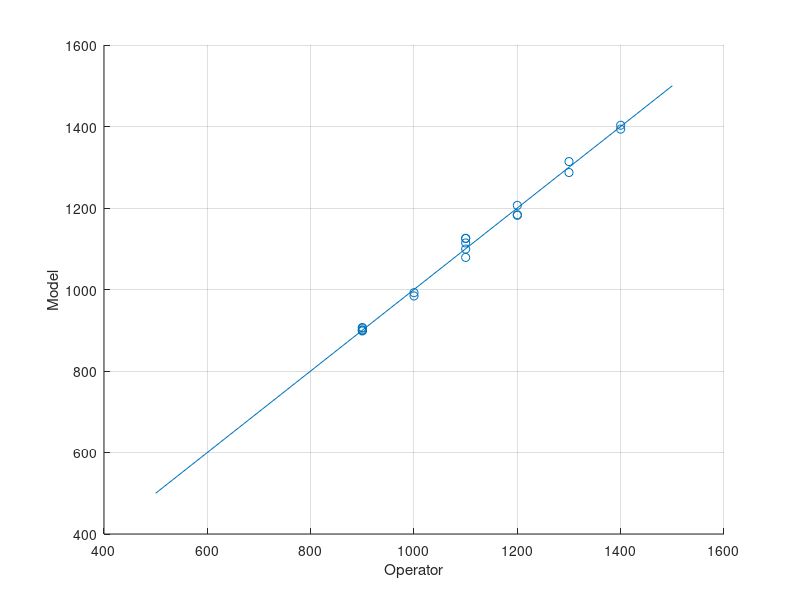

Recreate this plot in MATLAB.
close all; clear; clc;

      % TUB1 PH TE AL PAC TUB2
data = [10 7.1 18.8 53 1300 1;
        17 7 18.6 50 1300 1;
        22 7.3 19.4 46 1400 2;
        50 7.1 19.5 40 1400 1;
        9 7.3 23.3 48 900 4;
        11 7.1 20.7 50 900 1;
        12 7.2 21.3 50 900 3;
        14 7.2 23.6 53 900 4;
        35 7 17.8 35 1200 1;
        20 7 16.6 40 1100 1;
        20 6.9 17.8 42 1100 1;
        18 7.1 17.3 40 1100 1;
        12 7.2 18.8 55 900 3;
        8 7.2 18 50 1000 1.5;
        11 7.1 19.2 49 1000 2;
        50 7 18 37 1200 1.5;
        35 7 17.7 42 1200 1.5;
        30 7 17.3 41 1100 1.5;
        16 7.1 19.3 42 1100 3];
    
input = [data(:,1:4) data(:,6)];
output = data(:,5);
PH = input(:,2);
AL = input(:,4);
TE = input(:,3);
    
k = size(data,2) - 1;   % Number of variables
m = size(data,1);       % Number of data points
n = 8;                  % Maximum number of rules
    
TUB1min = min(data(:,1)); TUB1max = max(data(:,1));
PHmin = min(data(:,2)); PHmax = max(data(:,2));
TEmin = min(data(:,3)); TEmax = max(data(:,3));
ALmin = min(data(:,4)); ALmax = max(data(:,4));
PACmin = min(data(:,5)); PACmax = max(data(:,5));
TUB2min = min(data(:,6)); TUB2max = max(data(:,6));

mPH = 1/(PHmin-PHmax); cPH = PHmin/(PHmin-PHmax); cPH1 = PHmax/(PHmax-PHmin);
mAL = 1/(ALmin-ALmax); cAL = ALmin/(ALmin-ALmax); cAL1 = ALmax/(ALmax-ALmin);
mTE = 1/(TEmin-TEmax); cTE = TEmin/(TEmin-TEmax); cTE1 = TEmax/(TEmax-TEmin);

%% Model 3-k

beta = zeros(m,n);
b = beta;

    for i = 1:n
        for j = 1:m
            smallPH(j) = -mPH*PH(j)+cPH1;
            smallAL(j) = -mAL*AL(j)+cAL1;
            smallTE(j) = -mPH*TE(j)+cTE1;
            bigPH(j) = mPH*PH(j)+cPH;
            bigAL(j) = mAL*AL(j)+cAL;
            bigTE(j) = mTE*TE(j)+cTE;
            switch i
                case 1
                    b(j,i) = min([smallPH(j) smallAL(j) smallTE(j)]);
                case 2
                    b(j,i) = min([smallPH(j) smallAL(j) bigTE(j)]);
                case 3
                    b(j,i) = min([smallPH(j) bigAL(j) smallTE(j)]);
                case 4
                    b(j,i) = min([smallPH(j) bigAL(j) bigTE(j)]);
                case 5
                    b(j,i) = min([bigPH(j) smallAL(j) smallTE(j)]);
                case 6
                    b(j,i) = min([bigPH(j) smallAL(j) bigTE(j)]);
                case 7
                    b(j,i) = min([bigPH(j) bigAL(j) smallTE(j)]);
                case 8
                    b(j,i) = min([bigPH(j) bigAL(j) bigTE(j)]);
            end
        end
        beta(:,i) = b(:,i)./sum(b(:,i));
    end
    
    X = beta;
    for i = 1:n
        X = [X repmat(beta(:,i),1,k).*input];
    end
    
    P = pinv(X'*X)*X'*output;
    
    p = P(1:n)';
    for i = 1:k
        p = [p; P(n*i+1:n*(i+1))'];
    end
    
    x = [ones(m,1) input];
    y = x*p;
    y = b.*y;
    Y = [];
    for i = 1:m
        Y = [Y; sum(y(i,:))./sum(b(i,:))];
    end
    Y = X*P;
    PI = sqrt(sum((Y - output).^2)/m)
    
    % Statistical model
    % PAC = 9.11*sqrt(TB1) - 79.8*PH + 12.7*CL + 1255.6
    Ystat = [994.7; 995.9; 1119.6; 1151.1; 1409.4; 1066.4; 1068.9; 1012.3; 1286.8; 1246.8; 1151.4; 1199.5; 1159.4; 985.7; 1009.3; 1038.2; 1398.3; 1290.6; 1038.5];
    PIstat = sqrt(sum((Ystat - output).^2)/m)
    
    %Plot
    figure(1);
    scatter(output,Y);
    grid on;
    hold on;
    plot([500 1500],[500 1500]);
    xlabel('Operator');
    ylabel('Model');
    
  